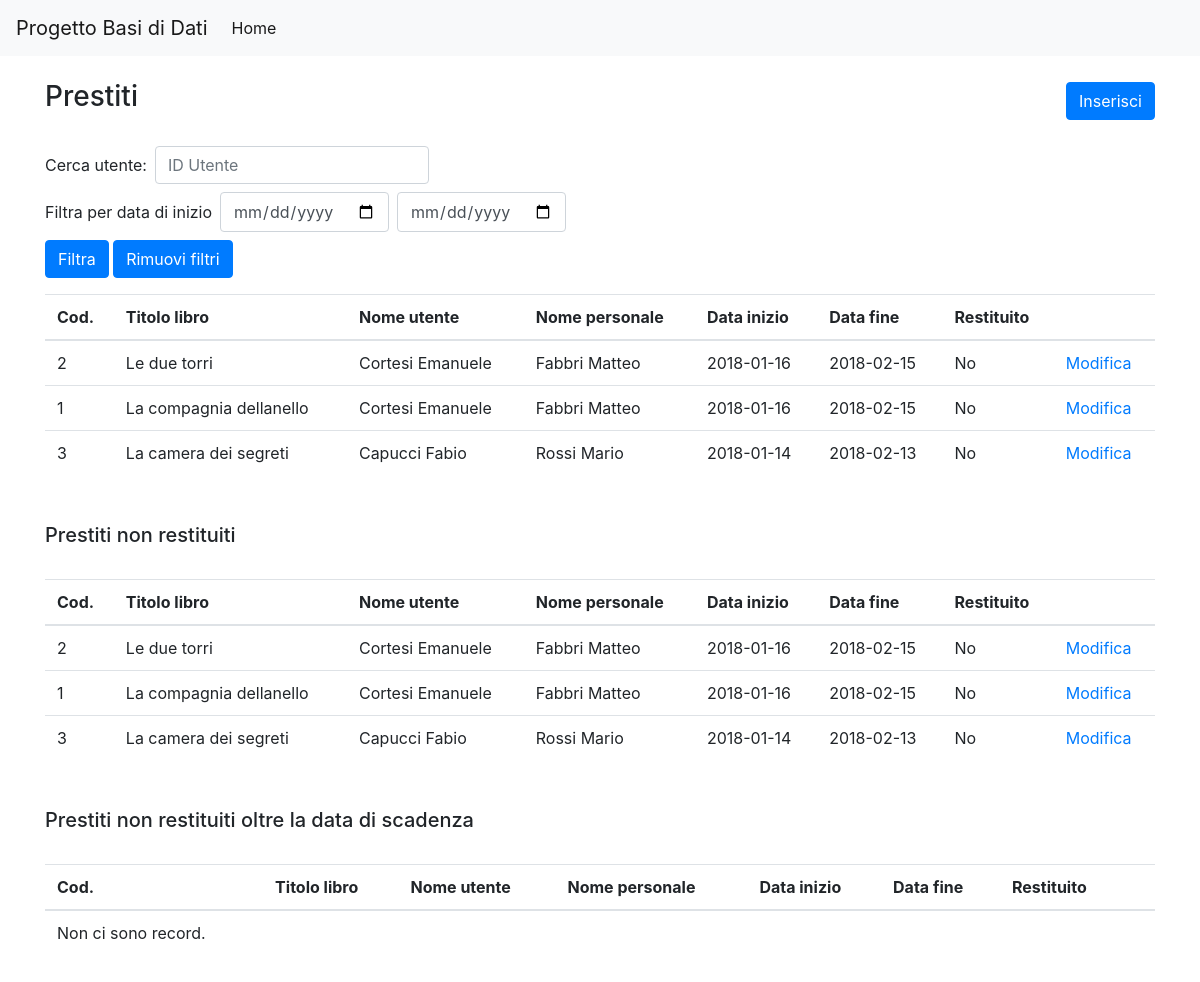
/sito/prestito/index.php, run on the app's committed database.
### tables this page shows
CREATE TABLE prestiti (
  id           INT     NOT NULL AUTO_INCREMENT,
  id_libro     INT     NOT NULL,
  id_personale INT     NOT NULL,
  id_utente    INT     NOT NULL,
  data_inizio  DATE    NOT NULL,
  data_fine    DATE    NOT NULL,
  restituito   BOOLEAN NOT NULL DEFAULT FALSE,
  PRIMARY KEY (id),
  FOREIGN KEY (id_libro) REFERENCES libri (id)
    ON DELETE RESTRICT
    ON UPDATE NO ACTION,
  FOREIGN KEY (id_personale) REFERENCES personale (id)
    ON DELETE RESTRICT
    ON UPDATE NO ACTION,
  FOREIGN KEY (id_utente) REFERENCES utenti (id)
    ON DELETE RESTRICT
    ON UPDATE NO ACTION
);

CREATE TABLE libri (
  id                 INT          NOT NULL AUTO_INCREMENT,
  ISBN               VARCHAR(13)  NOT NULL,
  titolo             VARCHAR(100) NOT NULL,
  anno_pubblicazione YEAR         NOT NULL,
  quantita           INT          NOT NULL,
  id_editore         INT          NOT NULL,
  id_collana         INT          NULL     DEFAULT NULL,
  id_espositore      INT          NOT NULL,
  PRIMARY KEY (id),
  FOREIGN KEY (id_editore) REFERENCES casa_editrice (id)
    ON DELETE RESTRICT
    ON UPDATE NO ACTION,
  FOREIGN KEY (id_collana) REFERENCES collane (id)
    ON DELETE RESTRICT
    ON UPDATE NO ACTION,
  FOREIGN KEY (id_espositore) REFERENCES espositori (id)
    ON DELETE RESTRICT
    ON UPDATE NO ACTION
);

### sito/ConnessioneSQL.php (called while the page is built, shortened)
<?php
class ConnessioneSQL
{
    private $servername = "localhost";
    private $username = "root";
    private $password = "";
    private $dbname = "progetto_database";
    private $conn;
    public function __construct()
    {
        $this->conn = new mysqli($this->servername, $this->username, $this->password, $this->dbname);
    }
    public function query($sql)
    {
        return $this->conn->query($sql);
    }
}

### sito/prestito/index.php (the view, shortened to what this page needs)
<?php require '../partials/head.php' ?>
<?php
require "../ConnessioneSQL.php";
$connessione = new ConnessioneSQL();
$sql = "SELECT prestiti.id AS pres_id, libri.titolo AS titolo, CONCAT(utenti.cognome, ' ',utenti.nome) AS utente,
            CONCAT(personale.cognome, ' ', personale.nome) AS person, data_inizio, data_fine, restituito
        FROM prestiti
        JOIN libri ON libri.id=prestiti.id_libro
        JOIN utenti ON utenti.id=prestiti.id_utente
        JOIN personale ON personale.id=prestiti.id_personale
        WHERE 1";
?>
<div class="d-flex justify-content-between align-items-center mb-4">
    <h3>Prestiti</h3>
    <a href="inserisci.php" class="btn btn-primary">Inserisci</a>
</div>
<form action="#" method="get">
    <div class="form-inline mb-2">
        <label class="mr-2">Cerca utente:</label>
        <input type="text" class="form-control mr-2" placeholder="ID Utente" name="id_utente">
    </div>
    <div class="form-inline mb-2">
        <label class="mr-2">Filtra per data di inizio</label>
        <input type="date" class="form-control mr-2" placeholder="Inizio" name="data_inizio">
        <input type="date" class="form-control mr-2" placeholder="Fine" name="data_fine">
    </div>
    <button class="btn btn-primary">Filtra</button>
    <button class="btn btn-primary" name="reset">Rimuovi filtri</button>
</form>
<table class="table">
    <thead>
    <tr>
        <th>Cod.</th>
        <th>Titolo libro</th>
        <th>Nome utente</th>
        <th>Nome personale</th>
        <th>Data inizio</th>
        <th>Data fine</th>
        <th>Restituito</th>
        <th></th>
    </tr>
    </thead>
    <tbody>
    <?php
    $sql_prestiti = $sql . " ORDER BY data_inizio DESC";
    $prestiti = $connessione->query($sql_prestiti)->fetch_all(MYSQLI_ASSOC);
    if (count($prestiti) > 0) {
        foreach ($prestiti as $row) {
            ?>
            <tr>
                <td><?php echo $row["pres_id"] ?></td>
                <td><?php echo $row["titolo"] ?></td>
                <td><?php echo $row["utente"] ?></td>
                <td><?php echo $row["person"] ?></td>
                <td><?php echo $row["data_inizio"] ?></td>
                <td><?php echo $row["data_fine"] ?></td>
                <td><?php echo $row["restituito"] ? 'Si' : 'No' ?></td>
                <td><a href="modifica.php?id=<?php echo $row["pres_id"] ?>">Modifica</a></td>
            </tr>
            <?php
        }
    } else {
        ?>
        <tr>
            <td rowspan="4">Non ci sono record.</td>
        </tr>
        <?php
    }
    ?>
    </tbody>
</table>
<div class="d-flex justify-content-between align-items-center mb-4 mt-5">
    <h5>Prestiti non restituiti</h5>
</div>
<table class="table">
    <thead>
    <tr>
        <th>Cod.</th>
        <th>Titolo libro</th>
        <th>Nome utente</th>
        <th>Nome personale</th>
        <th>Data inizio</th>
        <th>Data fine</th>
        <th>Restituito</th>
        <th></th>
    </tr>
    </thead>
    <tbody>
    <?php
    $sql_non_restituiti = $sql . " AND restituito = 0 ORDER BY data_inizio DESC";
    $prestiti = $connessione->query($sql_non_restituiti)->fetch_all(MYSQLI_ASSOC);
    if (count($prestiti) > 0) {
        foreach ($prestiti as $row) {
            ?>
            <tr>
                <td><?php echo $row["pres_id"] ?></td>
                <td><?php echo $row["titolo"] ?></td>
                <td><?php echo $row["utente"] ?></td>
                <td><?php echo $row["person"] ?></td>
                <td><?php echo $row["data_inizio"] ?></td>
                <td><?php echo $row["data_fine"] ?></td>
                <td><?php echo $row["restituito"] ? 'Si' : 'No' ?></td>
                <td><a href="modifica.php?id=<?php echo $row["pres_id"] ?>">Modifica</a></td>
            </tr>
            <?php
        }
    } else {
        ?>
        <tr>
            <td rowspan="4">Non ci sono record.</td>
        </tr>
        <?php
    }
    ?>
    </tbody>
</table>
<div class="d-flex justify-content-between align-items-center mb-4 mt-5">
    <h5>Prestiti non restituiti oltre la data di scadenza</h5>
</div>
<table class="table">
    <thead>
    <tr>
        <th>Cod.</th>
        <th>Titolo libro</th>
        <th>Nome utente</th>
        <th>Nome personale</th>
        <th>Data inizio</th>
        <th>Data fine</th>
        <th>Restituito</th>
        <th></th>
    </tr>
    </thead>
    <tbody>
    <?php
    $sql_non_restituiti = $sql . " AND restituito = 0 AND data_fine < NOW() ORDER BY data_inizio DESC";
    $prestiti = $connessione->query($sql_non_restituiti)->fetch_all(MYSQLI_ASSOC);
    if (count($prestiti) > 0) {
        foreach ($prestiti as $row) {
            ?>
            <tr>
                <td><?php echo $row["pres_id"] ?></td>
                <td><?php echo $row["titolo"] ?></td>
                <td><?php echo $row["utente"] ?></td>
                <td><?php echo $row["person"] ?></td>
                <td><?php echo $row["data_inizio"] ?></td>
                <td><?php echo $row["data_fine"] ?></td>
                <td><?php echo $row["restituito"] ? 'Si' : 'No' ?></td>
                <td><a href="modifica.php?id=<?php echo $row["pres_id"] ?>">Modifica</a></td>
            </tr>
            <?php
        }
    } else {
        ?>
        <tr>
            <td rowspan="4">Non ci sono record.</td>
        </tr>
        <?php
    }
    ?>
    </tbody>
</table>
<?php require '../partials/footer.php' ?>

### data on the page
prestiti: id "2", id_libro.titolo "Le due torri", utente "Cortesi Emanuele", person "Fabbri Matteo", data_inizio "2018-01-16", data_fine "2018-02-15", restituito "No"
prestiti: id "1", id_libro.titolo "La compagnia dellanello", utente "Cortesi Emanuele", person "Fabbri Matteo", data_inizio "2018-01-16", data_fine "2018-02-15", restituito "No"
prestiti: id "3", id_libro.titolo "La camera dei segreti", utente "Capucci Fabio", person "Rossi Mario", data_inizio "2018-01-14", data_fine "2018-02-13", restituito "No"
